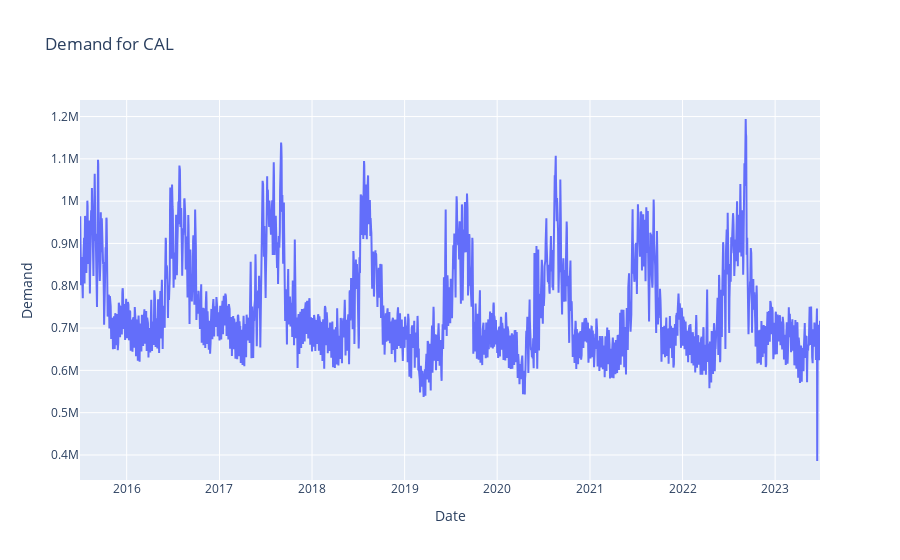

Notebook code for this chart:
### Code cell
# Plot demand for the 'CAL' region
plot_data_interactive(preprocessed_data['CAL']['demand'], 'CAL', 'Demand')

### Figure 1 — Plotly figure (JSON) as saved in the notebook; plotly's stock layout.template omitted (floating-point values rounded to 4 significant figures; data arrays with more than 128 entries replaced by an {"elided": "..."} marker saying what was removed)
{"data": [{"mode": "lines", "name": "Demand", "type": "scatter", "x": {"elided": "2919 str values"}, "y": {"elided": "2919 int values"}}], "layout": {"hovermode": "x", "title": {"text": "Demand for CAL"}, "xaxis": {"title": {"text": "Date"}}, "yaxis": {"title": {"text": "Demand"}}}}
